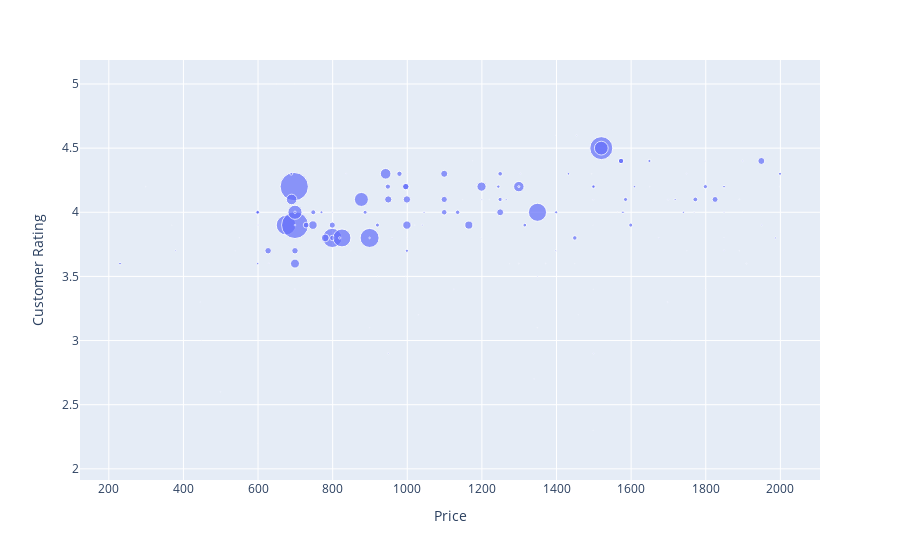

Notebook source saved alongside this figure:
### Code cell
import plotly.express as px

# Assuming you have a DataFrame called df_filtered with appropriate columns
fig = px.scatter(df_filtered, x="Product Price", y="Rating", size="Number of Reviews",
                 labels={"Product Price": "Price", "Rating": "Customer Rating"}, hover_data= ['Product Name'])

fig.show()

### Figure 1 — Plotly figure (JSON) as saved in the notebook; plotly's stock layout.template omitted (floating-point values rounded to 4 significant figures; data arrays with more than 128 entries replaced by an {"elided": "..."} marker saying what was removed)
{"data": [{"customdata": {"elided": "170x1 str values"}, "hovertemplate": "Price=%{x}<br>Customer Rating=%{y}<br>Number of Reviews=%{marker.size}<br>Product Name=%{customdata[0]}<extra></extra>", "legendgroup": "", "marker": {"color": "#636efa", "size": {"elided": "170 int values"}, "sizemode": "area", "sizeref": 97.17, "symbol": "circle"}, "mode": "markers", "name": "", "orientation": "v", "showlegend": false, "type": "scatter", "x": {"elided": "170 int values"}, "xaxis": "x", "y": {"elided": "170 float values"}, "yaxis": "y"}], "layout": {"legend": {"itemsizing": "constant", "tracegroupgap": 0}, "margin": {"t": 60}, "xaxis": {"anchor": "y", "domain": [0, 1], "title": {"text": "Price"}}, "yaxis": {"anchor": "x", "domain": [0, 1], "title": {"text": "Customer Rating"}}}}
